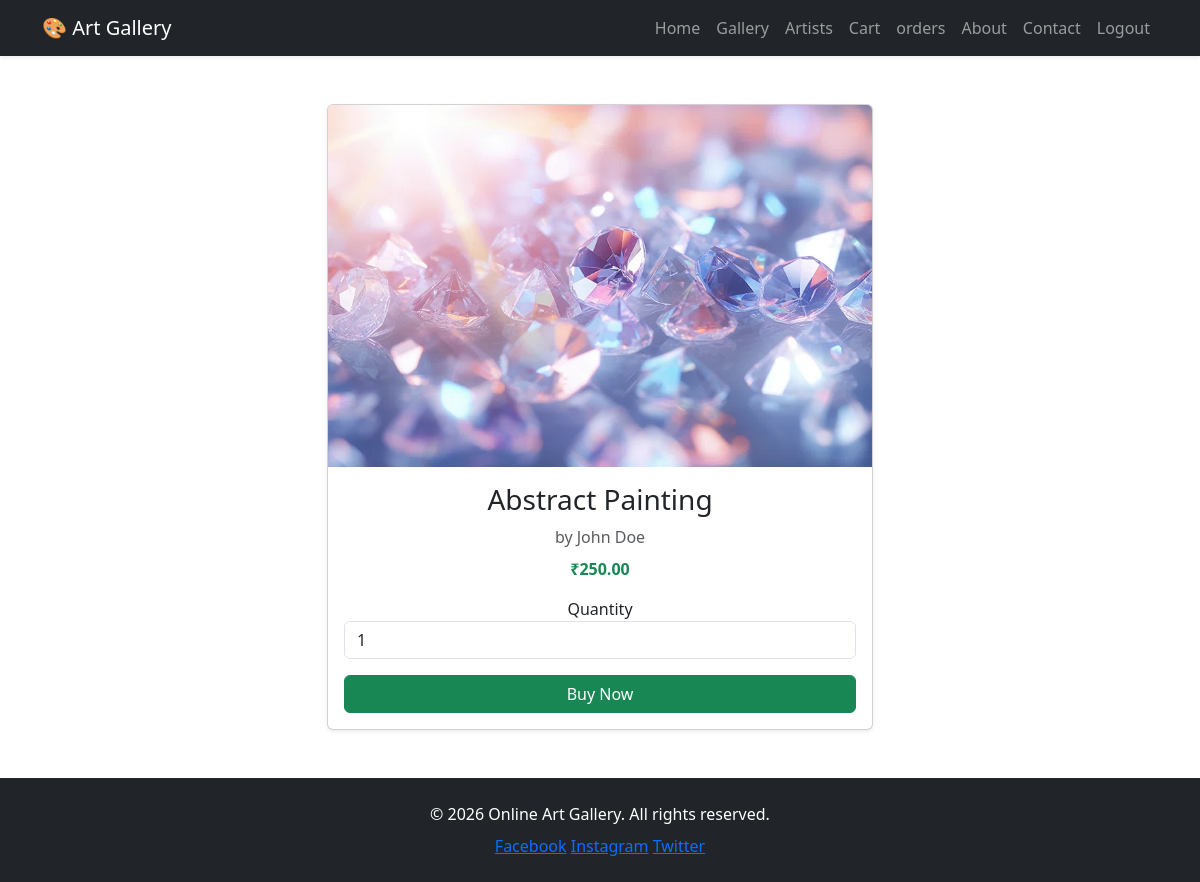
/buy.php?id=1 (signed in), run on the app's committed database.
### tables this page shows
CREATE TABLE IF NOT EXISTS `artworks` (
  `id` int NOT NULL AUTO_INCREMENT,
  `title` varchar(255) NOT NULL,
  `artist` varchar(255) NOT NULL,
  `category` varchar(100) NOT NULL,
  `price` decimal(10,2) NOT NULL,
  `image` varchar(255) NOT NULL,
  `description` text,
  `created_at` timestamp NULL DEFAULT CURRENT_TIMESTAMP,
  PRIMARY KEY (`id`)
);

### buy.php (the view, shortened to what this page needs)
<?php
include 'header.php';
include 'db/db.php';
$artwork_id = intval($_GET['id']);
$sql = "SELECT * FROM artworks WHERE id=$artwork_id";
$result = $conn->query($sql);
$art = $result->fetch_assoc();
?>
<div class="container py-5">
  <div class="row justify-content-center">
    <div class="col-md-6">
      <div class="card shadow-sm">
        <img src="assets/images/<?php echo htmlspecialchars($art['image']); ?>" class="card-img-top" alt="<?php echo htmlspecialchars($art['title']); ?>">
        <div class="card-body text-center">
          <h3 class="card-title mb-2"><?php echo htmlspecialchars($art['title']); ?></h3>
          <p class="text-muted mb-2">by <?php echo htmlspecialchars($art['artist']); ?></p>
          <p class="text-success fw-bold mb-3">₹<?php echo number_format($art['price'],2); ?></p>
          <form method="POST">
            <div class="mb-3">
              <label>Quantity</label>
              <input type="number" name="quantity" class="form-control" value="1" min="1">
            </div>
            <button type="submit" class="btn btn-success w-100">Buy Now</button>
          </form>
        </div>
      </div>
    </div>
  </div>
</div>
<?php include 'footer.php'; ?>

### data on the page
artworks: image (picture), title "Abstract Painting", artist "John Doe", price "250.00"
